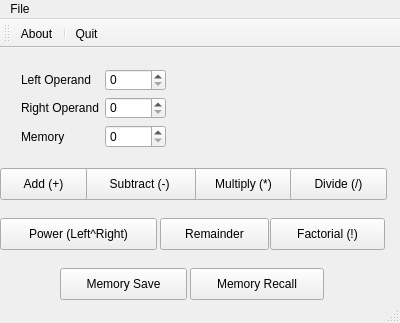
<?xml version="1.0" encoding="UTF-8"?>
<ui version="4.0">
 <class>Calculator</class>
 <widget class="QMainWindow" name="Calculator">
  <property name="geometry">
   <rect>
    <x>0</x>
    <y>0</y>
    <width>400</width>
    <height>323</height>
   </rect>
  </property>
  <property name="windowTitle">
   <string>Calculator</string>
  </property>
  <widget class="QWidget" name="centralWidget">
   <widget class="QWidget" name="formLayoutWidget">
    <property name="geometry">
     <rect>
      <x>10</x>
      <y>10</y>
      <width>381</width>
      <height>101</height>
     </rect>
    </property>
    <layout class="QFormLayout" name="Aformlayout">
     <property name="fieldGrowthPolicy">
      <enum>QFormLayout::FieldsStayAtSizeHint</enum>
     </property>
     <item row="0" column="0">
      <widget class="QLabel" name="left_operand_text">
       <property name="text">
        <string>Left Operand</string>
       </property>
      </widget>
     </item>
     <item row="1" column="0">
      <widget class="QLabel" name="right_operand_text">
       <property name="text">
        <string>Right Operand</string>
       </property>
      </widget>
     </item>
     <item row="2" column="0">
      <widget class="QLabel" name="memory_text">
       <property name="text">
        <string>Memory</string>
       </property>
      </widget>
     </item>
     <item row="0" column="1">
      <widget class="QSpinBox" name="left_operand">
       <property name="maximum">
        <number>99999</number>
       </property>
      </widget>
     </item>
     <item row="1" column="1">
      <widget class="QSpinBox" name="right_operand">
       <property name="maximum">
        <number>99999</number>
       </property>
      </widget>
     </item>
     <item row="2" column="1">
      <widget class="QSpinBox" name="memory">
       <property name="maximum">
        <number>99999</number>
       </property>
      </widget>
     </item>
    </layout>
   </widget>
   <widget class="QPushButton" name="factorial">
    <property name="geometry">
     <rect>
      <x>270</x>
      <y>170</y>
      <width>115</width>
      <height>32</height>
     </rect>
    </property>
    <property name="text">
     <string>Factorial (!)</string>
    </property>
    <attribute name="buttonGroup">
     <string notr="true">buttonGroup</string>
    </attribute>
   </widget>
   <widget class="QPushButton" name="memory_save">
    <property name="geometry">
     <rect>
      <x>60</x>
      <y>220</y>
      <width>127</width>
      <height>32</height>
     </rect>
    </property>
    <property name="text">
     <string>Memory Save</string>
    </property>
    <attribute name="buttonGroup">
     <string notr="true">buttonGroup</string>
    </attribute>
   </widget>
   <widget class="QPushButton" name="memory_recall">
    <property name="geometry">
     <rect>
      <x>190</x>
      <y>220</y>
      <width>134</width>
      <height>32</height>
     </rect>
    </property>
    <property name="text">
     <string>Memory Recall</string>
    </property>
    <attribute name="buttonGroup">
     <string notr="true">buttonGroup</string>
    </attribute>
   </widget>
   <widget class="QPushButton" name="remainder">
    <property name="geometry">
     <rect>
      <x>160</x>
      <y>170</y>
      <width>109</width>
      <height>32</height>
     </rect>
    </property>
    <property name="text">
     <string>Remainder</string>
    </property>
    <attribute name="buttonGroup">
     <string notr="true">buttonGroup</string>
    </attribute>
   </widget>
   <widget class="QPushButton" name="power">
    <property name="geometry">
     <rect>
      <x>0</x>
      <y>170</y>
      <width>157</width>
      <height>32</height>
     </rect>
    </property>
    <property name="text">
     <string>Power (Left^Right)</string>
    </property>
    <attribute name="buttonGroup">
     <string notr="true">buttonGroup</string>
    </attribute>
   </widget>
   <widget class="QPushButton" name="multiply">
    <property name="geometry">
     <rect>
      <x>190</x>
      <y>120</y>
      <width>107</width>
      <height>32</height>
     </rect>
    </property>
    <property name="text">
     <string>Multiply (*)</string>
    </property>
    <attribute name="buttonGroup">
     <string notr="true">buttonGroup</string>
    </attribute>
   </widget>
   <widget class="QPushButton" name="divide">
    <property name="geometry">
     <rect>
      <x>290</x>
      <y>120</y>
      <width>97</width>
      <height>32</height>
     </rect>
    </property>
    <property name="text">
     <string>Divide (/)</string>
    </property>
    <attribute name="buttonGroup">
     <string notr="true">buttonGroup</string>
    </attribute>
   </widget>
   <widget class="QPushButton" name="subtract">
    <property name="geometry">
     <rect>
      <x>80</x>
      <y>120</y>
      <width>116</width>
      <height>32</height>
     </rect>
    </property>
    <property name="text">
     <string> Subtract (-)</string>
    </property>
    <attribute name="buttonGroup">
     <string notr="true">buttonGroup</string>
    </attribute>
   </widget>
   <widget class="QPushButton" name="add">
    <property name="geometry">
     <rect>
      <x>0</x>
      <y>120</y>
      <width>87</width>
      <height>32</height>
     </rect>
    </property>
    <property name="text">
     <string>Add (+)</string>
    </property>
    <attribute name="buttonGroup">
     <string notr="true">buttonGroup</string>
    </attribute>
   </widget>
  </widget>
  <widget class="QMenuBar" name="menuBar">
   <property name="geometry">
    <rect>
     <x>0</x>
     <y>0</y>
     <width>400</width>
     <height>22</height>
    </rect>
   </property>
   <widget class="QMenu" name="menuFile">
    <property name="title">
     <string>File</string>
    </property>
    <addaction name="about"/>
    <addaction name="quit"/>
   </widget>
   <addaction name="menuFile"/>
  </widget>
  <widget class="QToolBar" name="mainToolBar">
   <attribute name="toolBarArea">
    <enum>TopToolBarArea</enum>
   </attribute>
   <attribute name="toolBarBreak">
    <bool>false</bool>
   </attribute>
   <addaction name="about"/>
   <addaction name="separator"/>
   <addaction name="quit"/>
  </widget>
  <widget class="QStatusBar" name="statusBar"/>
  <action name="about">
   <property name="text">
    <string>About</string>
   </property>
   <property name="shortcut">
    <string>Meta+A</string>
   </property>
  </action>
  <action name="quit">
   <property name="text">
    <string>Quit</string>
   </property>
   <property name="shortcut">
    <string>Meta+Q</string>
   </property>
  </action>
 </widget>
 <layoutdefault spacing="6" margin="11"/>
 <resources/>
 <connections/>
 <buttongroups>
  <buttongroup name="buttonGroup"/>
 </buttongroups>
</ui>
